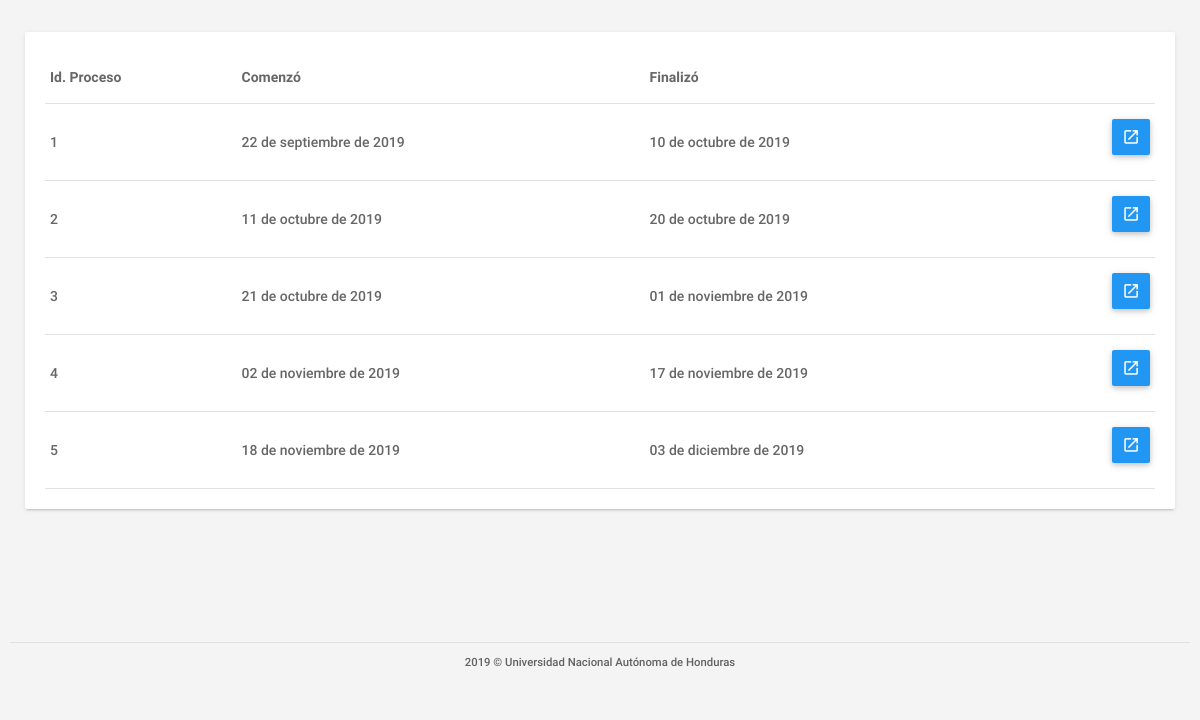
Page /consultar_resultados.php (signed in) on the committed database.
### tables this page shows
CREATE TABLE IF NOT EXISTS `tbl_resultados` (
  `idResultados` INT NOT NULL,
  `urlPdf` VARCHAR(1000) NULL,
  `FechaModificacion` DATETIME NULL,
  `idprocesos` INT NOT NULL,
  `idEstudiante` INT NOT NULL,
  `idorientador` VARCHAR(45) NULL,
  PRIMARY KEY (`idResultados`, `idprocesos`, `idEstudiante`),
  CONSTRAINT `fk_Resultados_tbl_procesos1`
    FOREIGN KEY (`idprocesos`)
    REFERENCES `tbl_procesos` (`idprocesos`)
    ON DELETE NO ACTION
    ON UPDATE NO ACTION,
  CONSTRAINT `fk_Resultados_tbl_estudiantes1`
    FOREIGN KEY (`idEstudiante`)
    REFERENCES `tbl_estudiantes` (`idEstudiante`)
    ON DELETE NO ACTION
    ON UPDATE NO ACTION);

CREATE TABLE IF NOT EXISTS `tbl_procesos` (
  `idprocesos` INT NOT NULL,
  `fechainicio` DATETIME NULL,
  `fechafinal` DATETIME NULL,
  `fechainiciotestlinea` DATETIME NULL,
  `fechafinaltestlinea` DATETIME NULL,
  `urltestlinea1` VARCHAR(300) NULL,
  `urltestline2` VARCHAR(300) NULL,
  `clavetest` VARCHAR(100) NULL,
  `fechainicioentrevista` DATETIME NULL,
  `fechafinentrevista` DATETIME NULL,
  `fechainiciodevuelveresultado` DATETIME NULL,
  `fechafindevuelveresultado` DATETIME NULL,
  `estado` VARCHAR(45) NULL,
  PRIMARY KEY (`idprocesos`));

### assets/clases/class_conexion.php (called while the page is built, shortened)
<?php
	class Conexion{
		private $usuario = "root";
		private $contraseña = "oracle123";
		private $host = "localhost";
		private $baseDatos = "db_formacion";
		private $puerto = "3306";
		private $link;
		public function establecerConexion(){
			$this->link = mysqli_connect($this->host,$this->usuario,$this->contraseña,$this->baseDatos,$this->puerto);
			$this->link->set_charset("utf8");
		}
		public function ejecutarInstruccion($sql){
			return mysqli_query($this->link, $sql);
		}
	}
?>

### consultar_resultados.php (the view, shortened to what this page needs)
<?php
    require('./assets/clases/class_conexion.php');
    $mysql = new Conexion();
    $query=$mysql->ejecutarInstruccion("
    SELECT a.idEstudiante,a.idResultados,c.idprocesos,DATE_FORMAT(c.fechainicio, '%d de %M de %Y') as FI, DATE_FORMAT(c.fechafinal, '%d de %M de %Y') as FF,a.urlPdf FROM
     tbl_resultados a  left join tbl_procesos c on a.idResultados=c.idprocesos WHERE urlPdf IS NOT null
    ");
?>
<!DOCTYPE html>
<html lang="es">
<head>
    <link type="text/css" rel="stylesheet" href="assets/plugins/materialize/css/materialize.min.css" />
    <link href="assets/css/materialize_Icons.css" rel="stylesheet">
    <link href="assets/css/alpha.css" rel="stylesheet" type="text/css" />
    <link href="assets/css/custom.css" rel="stylesheet" type="text/css" />
    <link href="assets/css/gestionar_Usuarios.css" rel="stylesheet" type="text/css">
    <link href="assets/plugins/sweetalert/sweetalert.css" rel="stylesheet" type="text/css" />
    <link href="assets/plugins/material-preloader/css/materialPreloader.min.css" rel="stylesheet">
    <link href="assets/css/consultar_resultados.css" rel="stylesheet">
</head>
<body>
    <div class="mn-content">
        <main class="mn-inner">
            <div class="col s12 m12 l6">
                <div class="card">
                    <div class="card-content">
                        <table class="bordered highlight users_table_list responsive-table">
                            <thead>
                                <tr>
                                    <th class="" data-field="id">Id. Proceso</th>
                                    <th class="" data-field="name">Comenzó</th>
                                    <th class="" data-field="name">Finalizó</th>
                                </tr>
                            </thead>
                            <tbody>
                                <?php
                                   while($datos = mysqli_fetch_array($query))
                                   {
                                 ?>
                                <tr class="user_row" id="<?php  ?>">
                                    <td>
                                        <?php echo $datos["idprocesos"]; ?>
                                    </td>
                                    <td>
                                        <?php echo $datos["FI"]; ?>
                                    </td>
                                    <td>
                                        <?php echo $datos["FF"]; ?>
                                    </td>
                                    <td class="right-align">
                                        <a href="<?php echo $datos['urlPdf']?>" class="waves-effect waves-light btn blue m-b-xs btn_custom_padding">
                                            <i class="material-icons text-white">launch</i>
                                        </a>
                                    </td>
                                </tr>
                                <?php
                               }
                               ?>
                            </tbody>
                        </table>
                    </div>
                </div>
        </main>
        <div id="div-piePagina"></div>
    </div>
    <div class="left-sidebar-hover"></div>
</body>
</html>

### assets/css/alpha.css (style rules this page uses)
html, body, .mn-content { font-size: 14px; height: 100%; width: 100%; }
html { font-weight: 500; color: rgba(0, 0, 0, 0.6); }
body { background-color: #F4F4F4; overflow-y: auto!important; overflow-x: hidden; }
a { color: #0277bb; }
.btn, .btn-flat { font-weight: 500; font-size: 13px; }
.mn-content { opacity: 1; -webkit-transition: opacity .3s; -moz-transition: opacity .3s; -o-transition: opacity .3s; transition: opacity .3s; }
.m-b-xs { margin-bottom: 10px; }
.left-sidebar-hover { position: fixed; background: transparent; width: 13.25px; left: 0; top: 0; bottom: 0; }
.mn-inner { padding: 25px 25px 9.5px 25px; min-height: 79vh !important; }
.card, .card-panel { box-shadow: 0 2px 2px 0 rgba(0, 0, 0, 0.05), 0 3px 1px -2px rgba(0, 0, 0, 0.08), 0 1px 5px 0 rgba(0, 0, 0, 0.08); position: relative; }
table.bordered>thead>tr, table.bordered>tbody>tr { border-bottom: 1px solid #E0E0E0; }

### assets/css/custom.css (style rules this page uses)
#div-piePagina { bottom: 0px; font-size: 0.9em; width: 100%; padding: 10px; background-color: #F4F4F4; }
.mn-inner { min-height: 84vh; }

### assets/css/consultar_resultados.css (style rules this page uses)
.btn_custom_padding { padding-left: 10px; padding-right: 10px; }

### rows in the picture
tbl_resultados: idprocesos.idprocesos "1", FI "22 de septiembre de 2019", FF "10 de octubre de 2019"
tbl_resultados: idprocesos.idprocesos "2", FI "11 de octubre de 2019", FF "20 de octubre de 2019"
tbl_resultados: idprocesos.idprocesos "3", FI "21 de octubre de 2019", FF "01 de noviembre de 2019"
tbl_resultados: idprocesos.idprocesos "4", FI "02 de noviembre de 2019", FF "17 de noviembre de 2019"
tbl_resultados: idprocesos.idprocesos "5", FI "18 de noviembre de 2019", FF "03 de diciembre de 2019"
